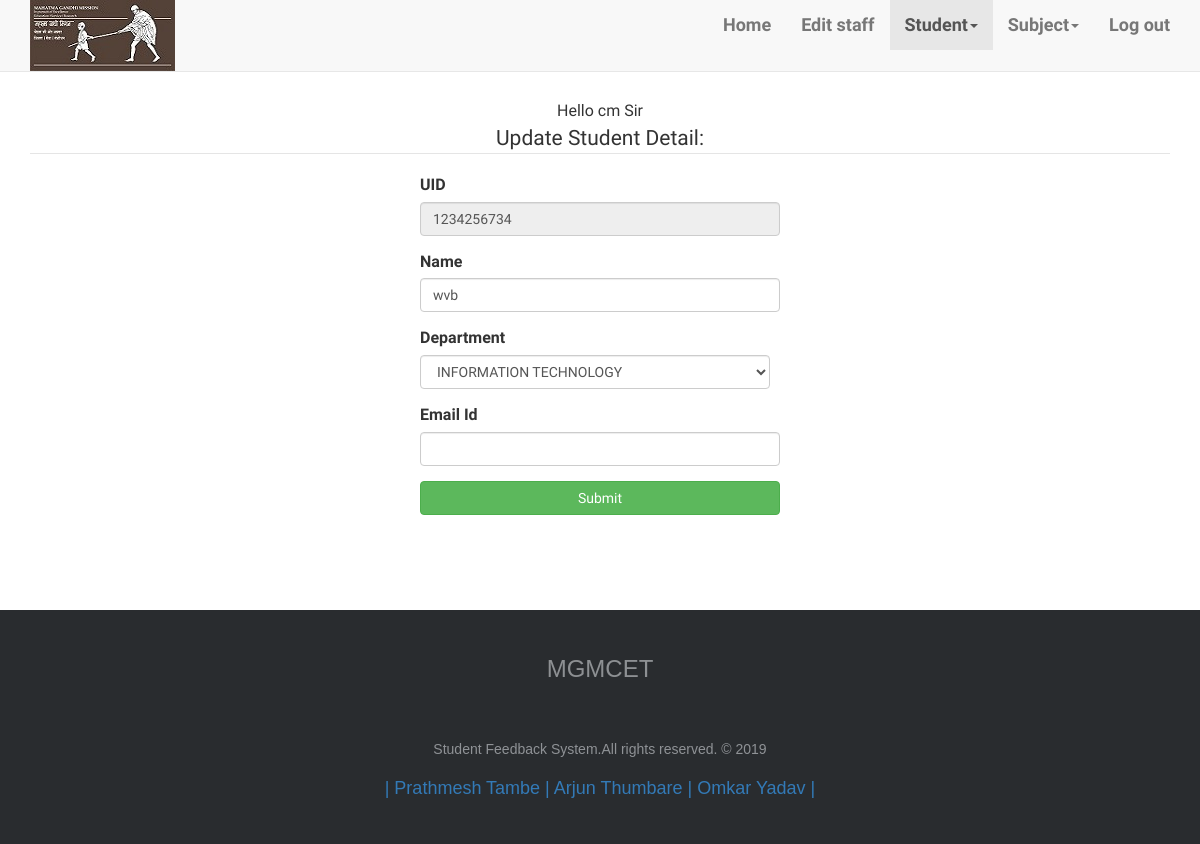
Screenshot of /updatestu.php?UID=1234256734 (signed in) with the database file from the repository.
### tables this page shows
CREATE TABLE `student` (
  `Name` varchar(50) NOT NULL,
  `Dept` varchar(50) NOT NULL,
  `Sem` int(50) NOT NULL,
  `Email` varchar(50) NOT NULL,
  `UID` varchar(50) NOT NULL,
  `Password` varchar(50) NOT NULL
);

### updatestu.php (the view, shortened to what this page needs)
<?php
 if(isset($_SESSION["Username"]))
      {
$tag= "<center>Hello"." ".$_SESSION["Username"]." "."Sir</center>";
      }
      else
      {
          header('location:operator.php');
      }
      ?>
<!doctype HTML>
<html>
    <head>
<link rel="stylesheet" type="text/css" href="https://maxcdn.bootstrapcdn.com/bootstrap/3.3.7/css/bootstrap.min.css">
<link href="css/footer-basic-centered2.css" type="text/css" rel="stylesheet">
   <div class = "navbar navbar-default navbar-static-top">
      <div class="container ">
          <div class='navbar-header brand-name'>
              <a href="#" class="pull-left"><img src="img/logo.jpeg"></a>
            </div>
             <div class="collapse navbar-collapse navHeaderCollapse">
                <ul class = "nav navbar-nav navbar-right">
                  <li><a href = "ologin.php">Home</a></li>
                   <li><a href = "editstaff.php">Edit staff</a></li>
                  <li class = "active" class="dropdown">
                  <a  href ="#" class="dropdown-toggle" data-toggle="dropdown">Student<b class="caret"></b></a>
                  <li class = "dropdown">
                      <a href="#" class="dropdown-toggle" data-toggle = "dropdown">Subject<b class="caret"></b></a>
                   <li><a href = "ologout.php">Log out</a></li>
              </ul>
          </div>
      </div>
   </div>
</body>
</html>
<?php
echo $tag;
include 'database.php';
?>
<html>
<head>
</head>
<body>
      <div class="container">
          <?php
$query="SELECT * FROM student WHERE UID='" . $_GET['UID'] . "'";
$result = mysqli_query($conn,$query);
$row= mysqli_fetch_array($result);
?>
 <div class="row">
 <div class="col-md-12 text-center">
<legend>Update Student Detail:</legend>
               </div>
     <div class="col-md-4 col-sm-6 col-xs-12"></div>
     <div class="col-md-4 col-sm-6 col-xs-12">
        <form name="frmUser" method="post" action="">
  <div class="form-group">
 <label for="UID">UID</label>
<input type="text" class="form-control" name="UID"  value="<?php echo $row['UID']; ?>" required readonly>
    </div>
     <div class="form-group">
 <label for="Name">Name</label>
<input type="text" class="form-control" name="Name"  value="<?php echo $row['Name']; ?>" required >
    </div>
                <div class="controls form-group">
                <label name="Dept" >Department</label>
         <select class="form-control" name ="Dept_Select" style="width:350px">
<?php echo '<option value="'.$row['Dept'].'">'.$row['Dept'].'</option>'; ?>"
</select>
                     </div>
            <div class="form-group">
 <label for="email">Email Id</label>
<input type="text" class="form-control" name="email"  value="<?php echo $row['Email']; ?>">
    </div>
                   <div class="form-group">
                                   <button type="submit" class="btn btn-success btn-block" name="submit">Submit</button></div></div>
     </form>    </div>  </div></div>
</body>
</html>
<?php
        include'footer.php';
        ?>
   </body>
    </html>

### css/footer-basic-centered2.css (style rules this page uses)
body { font-family: 'Quattrocento Sans', sans-serif; font-size: 16px; }
.navbar-default { font-weight: bold; }
.navbar { margin-top: 0px; margin-bottom: 5px; font-size: 18px; }
.brand-name { padding-top: -5px; }

### rows the page displays
student: UID "1234256734", Name "wvb", Dept_Select "INFORMATION TECHNOLOGY"

### other values shown
$_SESSION["Username"] "cm"
